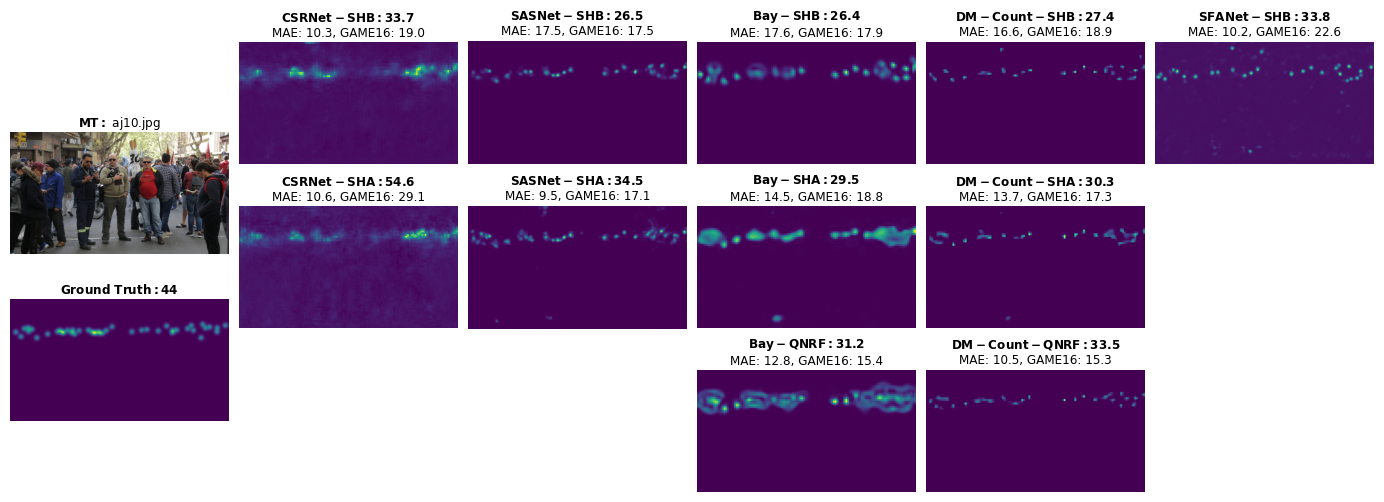
#> input picture experimentacion-modelos/resultados/MT/10.png, 1384 x 502 px, given as the content of the folder ocuments/Academics/fing-crowdcounting/exp-resultados/MT/LWCC, which was not available
$ python image_merger.py
#> lines starting #> are read from the running program, lines starting #| are printed output that depends on the picture; pictures that were not available may be replaced by others from this repository, and a replacement may not be noted
import glob
import os
from PIL import Image

DATASETS = ["MT", "SHA", "SHB", "UCF-CC50", "UCF-QNRF"]
LWCC = "LWCC"
SASNET = "SASNet"
TOP_MARGIN = 31
MARGIN = 10

ROOT = "d:/OneDrive - Facultad de Ingeniería/Documents/Academics/fing-crowdcounting/exp-resultados"
# ROOT = "/home/renzo/fing/fing-crowdcounting/exp-resultados"

def get_vertical_boundary(img: Image, start: int, middle: int, end: int):
    img = img.convert("L")
    u, l = start, end
    for y in reversed(range(start, middle)):
        if all([img.getpixel((x,y)) == 255 for x in range(MARGIN, img.width - MARGIN)]):
            u = y - TOP_MARGIN
            break
    for y in range(middle, end):
        if all([img.getpixel((x,y)) == 255 for x in range(MARGIN, img.width - MARGIN)]):
            l = y-1
            break
    return u, l

def get_vertical_boundaries(col: Image):
    col = col.convert("L")
    row_1_u, row_1_l = get_vertical_boundary(col, 0, col.height//6, col.height//3) # First image
    row_2_u, row_2_l = get_vertical_boundary(col, col.height//3, col.height//2, 2*col.height//3) # Second image
    row_3_u, row_3_l = get_vertical_boundary(col, 2*col.height//3, 5*col.height//6, col.height) # Third image
    return row_1_u, row_1_l, row_2_u, row_2_l, row_3_u, row_3_l,

def get_lr_borders(img: Image):
    img = img.convert("L")
    hx = img.width//2
    hy = img.height//2
    for x in range(0, hx):
        if img.getpixel((x,hy)) != 255:
            left = x
            break
    for x in range(hx, img.width):
        if img.getpixel((x,hy)) == 255:
            right = x
            break
    return left, right

def get_rows(col: Image):
    left, right = get_lr_borders(col)
    col = col.crop((left, 0, right, col.height))

    row_1_u, row_1_l, row_2_u, row_2_l, row_3_u, row_3_l = get_vertical_boundaries(col)
    # crop((left, upper, right, lower))
    img_1 = col.crop((0, row_1_u, col.width, row_1_l))
    img_2 = col.crop((0, row_2_u, col.width, row_2_l))
    img_3 = col.crop((0, row_3_u, col.width, row_3_l))
    return img_1, img_2, img_3

def get_individual_images(lwcc: Image, sasnet: Image) -> Image:
    # crop((left, upper, right, lower))
    sasnet_sha = sasnet.crop((sasnet.width//2, 0, 3*sasnet.width//4, sasnet.height))
    sasnet_sha_left, sasnet_sha_right = get_lr_borders(sasnet_sha)
    sasnet_sha = sasnet_sha.crop((sasnet_sha_left, 0, sasnet_sha_right, sasnet_sha.height))

    sasnet_shb = sasnet.crop((int(3.02*sasnet.width/4), 0, sasnet.width, sasnet.height))
    sasnet_shb_left, sasnet_shb_right = get_lr_borders(sasnet_shb)
    sasnet_shb = sasnet_shb.crop((sasnet_shb_left, 0, sasnet_shb_right, sasnet_shb.height))

    col_1 = lwcc.crop((0, 0, lwcc.width//4, lwcc.height))
    col_2 = lwcc.crop((lwcc.width//4, 0, lwcc.width//2, lwcc.height))
    col_3 = lwcc.crop((lwcc.width//2, 0, 3*lwcc.width//4, lwcc.height))
    col_4 = lwcc.crop((3*lwcc.width//4, 0, lwcc.width, lwcc.height))

    original_image, bay_sha, dmcount_shb = get_rows(col_1)
    gt, bay_shb, dmcount_qnrf = get_rows(col_2)
    csrnet_sha, bay_qnrf, sfa_shb = get_rows(col_3)
    csrnet_shb, dmcount_sha, _ = get_rows(col_4)

    return original_image, gt, csrnet_sha, csrnet_shb, bay_sha, bay_shb, bay_qnrf, dmcount_sha, dmcount_shb, dmcount_qnrf, sfa_shb, sasnet_sha, sasnet_shb

# [42 lines left out: function merge_images_vertical, not called in this run]

def merge_images_horizontal(lwcc: Image, sasnet: Image) -> Image:
    original_image, gt, csrnet_sha, csrnet_shb, bay_sha, bay_shb, bay_qnrf, dmcount_sha, dmcount_shb, dmcount_qnrf, sfa_shb, sasnet_sha, sasnet_shb = get_individual_images(lwcc, sasnet)

    merged_image = Image.new('RGB', (6*(original_image.width + MARGIN) + MARGIN, 3*(original_image.height + MARGIN) + MARGIN), color="white")
    row_width = MARGIN
    # Row 1
    merged_image.paste(original_image, (row_width, merged_image.height//3 + MARGIN - gt.height//2))
    merged_image.paste(gt, (row_width, 2*merged_image.height//3 + MARGIN - gt.height//2))
    row_width += original_image.width + MARGIN

    # Row 2
    merged_image.paste(csrnet_shb, (row_width, MARGIN))
    merged_image.paste(csrnet_sha, (row_width, csrnet_shb.height + 2*MARGIN))
    row_width += csrnet_shb.width + MARGIN

    # Row 3
    merged_image.paste(sasnet_shb, (row_width, 3))
    merged_image.paste(sasnet_sha, (row_width, sasnet_shb.height))
    row_width += sasnet_shb.width + MARGIN

    # Row 4
    merged_image.paste(bay_shb, (row_width, MARGIN))
    merged_image.paste(bay_sha, (row_width, bay_shb.height + 2*MARGIN))
    merged_image.paste(bay_qnrf, (row_width, 2*bay_shb.height + 3*MARGIN))
    row_width += bay_shb.width + MARGIN

    # Row 5
    merged_image.paste(dmcount_shb, (row_width, MARGIN))
    merged_image.paste(dmcount_sha, (row_width, dmcount_shb.height + 2*MARGIN))
    merged_image.paste(dmcount_qnrf, (row_width, 2*dmcount_shb.height + 3*MARGIN))
    row_width += dmcount_shb.width + MARGIN

    # Row 6
    merged_image.paste(sfa_shb, (row_width, MARGIN))

    return merged_image

for dataset in DATASETS:
    lwcc_paths = glob.glob(f"{ROOT}/{dataset}/{LWCC}/*.png")
    img_basenames = [os.path.basename(p) for p in lwcc_paths]
    print("Processing images for", dataset)
    lwcc_images = [Image.open(p) for p in lwcc_paths]
#> lwcc_images = 1 item
    sasnet_images = [Image.open(p.replace(LWCC, SASNET)) for p in lwcc_paths]
#> sasnet_images = 1 item
    for lwcc, sasnet, base_name in zip(lwcc_images, sasnet_images, img_basenames):
        merged_image = merge_images_horizontal(lwcc, sasnet)
        merged_image.save(f"{ROOT}/{dataset}/{base_name}")
#> this loop made 1 pass
#> base_name on pass 1: '10.png'
#> pass 1, in get_individual_images, `sasnet_sha = sasnet.crop((sasnet.width//2, 0, 3*sasnet.width//4, sasne..`:
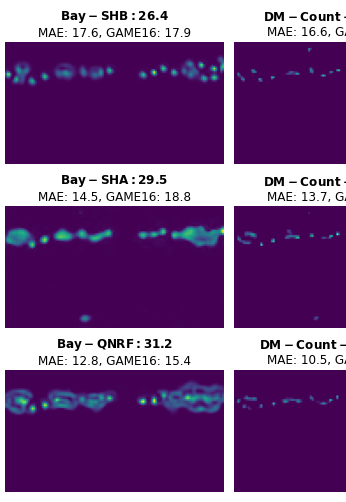
#> sasnet_sha: PIL image 346x502 RGB; mean R, G, B 118.9, 76.6, 132.9
#> pass 1, in get_lr_borders, `img = img.convert("L")`:
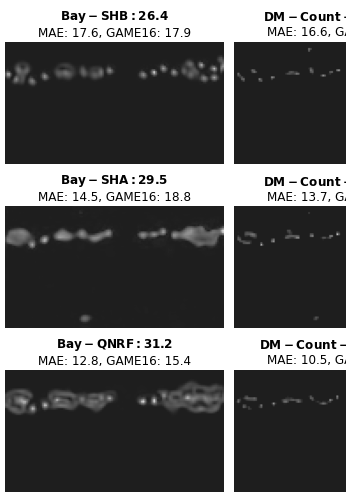
#> img: PIL image 346x502 L; min 0, max 255, mean 95.4
#> pass 1, in get_individual_images, `sasnet_sha = sasnet_sha.crop((sasnet_sha_left, 0, sasnet_sha_right, sa..`:
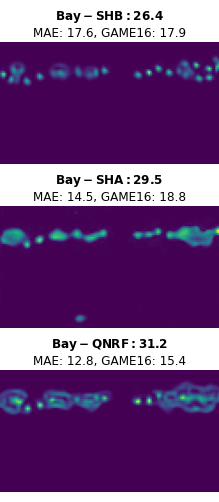
#> sasnet_sha: PIL image 219x502 RGB; mean R, G, B 112.8, 70.5, 128.6
#> pass 1, in get_individual_images, `sasnet_shb = sasnet.crop((int(3.02*sasnet.width/4), 0, sasnet.width, s..`:
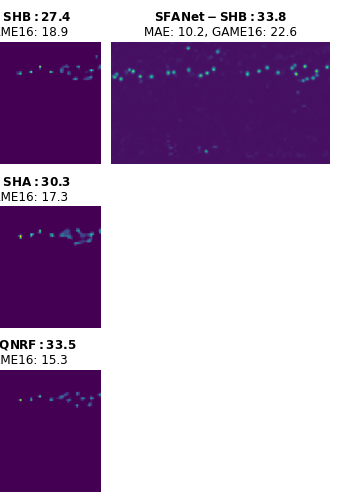
#> sasnet_shb: PIL image 340x502 RGB; mean R, G, B 182.5, 160.1, 190.8
#> after the loop:
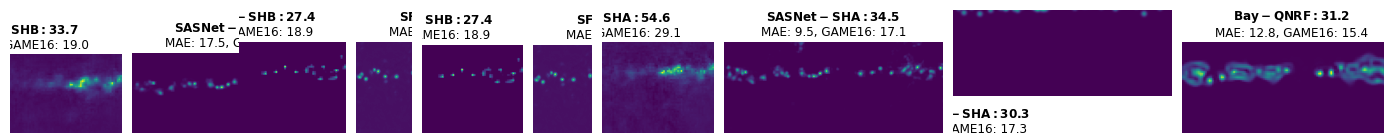
#> merged_image: PIL image 1384x133 RGB; mean R, G, B 133.6, 97.7, 147.7
